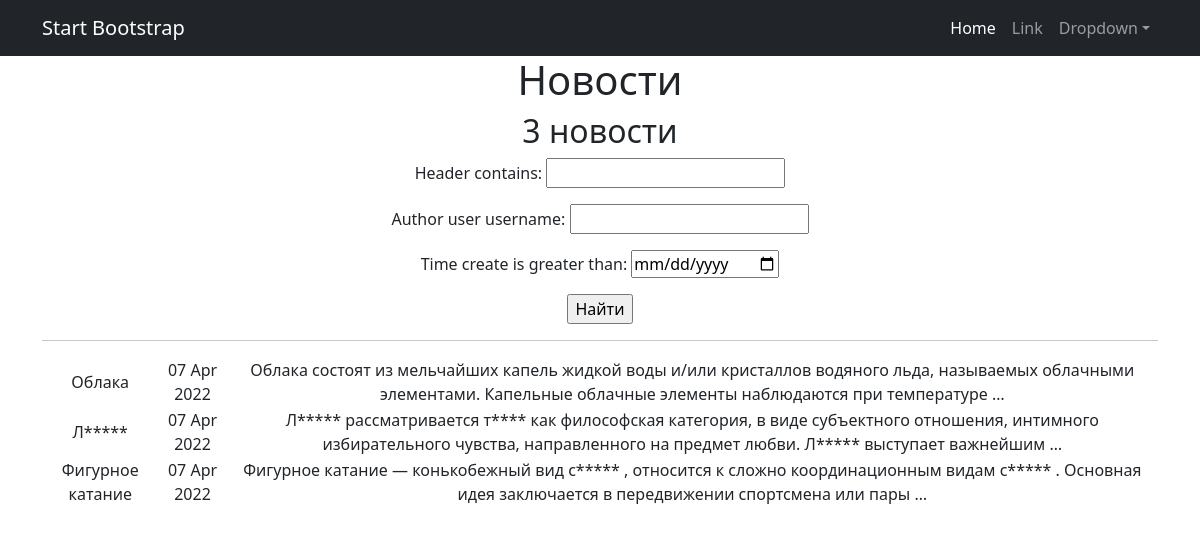
The page /news/search/ on the database as committed earlier.
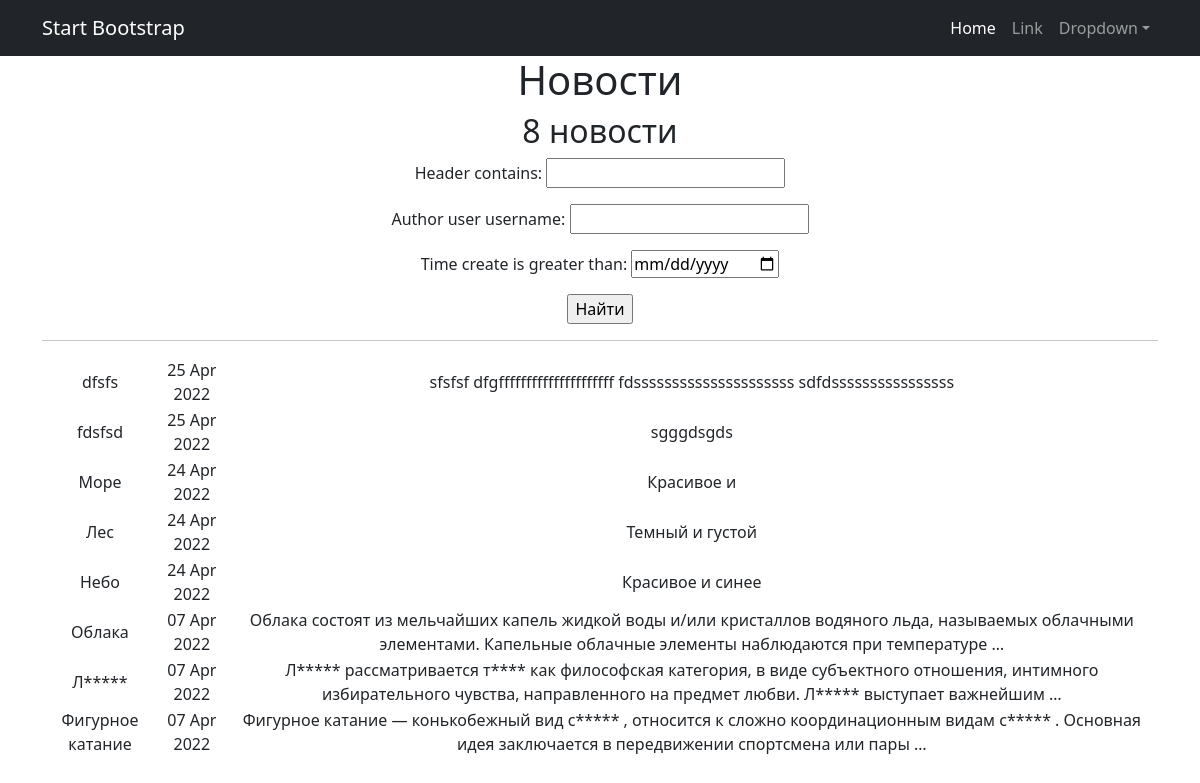
The same page on the database as committed later.
### NewsPortal/models.py (models this page shows, shortened)
class Post(models.Model):
    author = models.ForeignKey(Author, on_delete=models.CASCADE)
    position = models.CharField(max_length=3,
                                choices=content,
                                default=article)
    post_cat = models.ManyToManyField(Category, through='PostCategory')
    time_create = models.DateTimeField(auto_now_add=True)
    header = models.TextField()
    text = models.TextField()
    rating_content = models.IntegerField(default=0)

### NewsPortal/views.py (the view)
# urls.py: path('search/', SearchList.as_view()),
class SearchList(ListView):
    model = Post
    ordering = '-time_create'
    template_name = 'flatpages/search.html'
    context_object_name = 'news'
    def get_queryset(self):
        queryset = super().get_queryset()
        self.filterset = PostFilter(self.request.GET, queryset)
        return self.filterset.qs
    def get_context_data(self, **kwargs):
        context = super().get_context_data(**kwargs)
        context['time_create'] = datetime.utcnow()
        context['filterset'] = self.filterset
        return context

### NewsPortal/templatetags/censor_filters.py (called while the page is built)
@register.filter()
def censor(word):
   if type(word) != str:
      return 'Неправильный тип данных'
   j = ''
   k = ''
   for i in word:
      if i.isalpha():
         j+= i
      else:
         if j.lower() in BanWords:
            k+= j[0] + ('*' * (len(j)-1)) + ' '
         else:
            k+= j
         j=''
         k+=i
   if j.lower() in BanWords:
      k += j[0] + ('*' * (len(j) - 1)) + ' '
   else:
      k += j
   return k

### templates/flatpages/search.html (shortened to what this page needs)
{% extends 'flatpages/default.html' %}
{% load censor_filters %}
{% block content %}
   <h1>Новости</h1>
   <h2>{{ news|length }} новости </h2>
   <form action="" method="get">
       {{ filterset.form.as_p }}
       <input type="submit" value="Найти" />
   </form>
   <hr>
       <table>
       {% for new in news %}
           <tr>
               <td>{{ new.header | censor }}</td>
               <td>{{ new.time_create|date:'d M Y' }}</td>
               <td>{{ new.text |truncatewords:20 | censor }}</td>
           </tr>
       {% endfor %}
       </table>
{% endblock content %}

Rows that differ between the two databases and show on the page:
added Post: header|censor "dfsfs", time_create "25 Apr 2022", text|censor "sfsfsf dfgfffffffffffffffffffff fdsssssssssssssssssssss sdfdssssssssssssssss"
added Post: header|censor "fdsfsd", time_create "25 Apr 2022", text|censor "sgggdsgds"
added Post: header|censor "Море", time_create "24 Apr 2022", text|censor "Красивое и"
added Post: header|censor "Лес", time_create "24 Apr 2022", text|censor "Темный и густой"
added Post: header|censor "Небо", time_create "24 Apr 2022", text|censor "Красивое и синее"
Other text that changed with them:
{{ news|length }}: "3" → "8"
